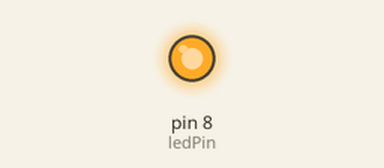
Simulated run of this sketch. Board: Arduino Uno, built with avr-gcc and run on an emulated ATmega328P. On the bench: output pins drawn as LEDs (lit = HIGH).

Above: at 2.5 s.
At 5.5 s:
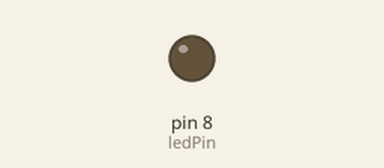
Timing chart, 0 to 7.8 s (numbered marks = the images above):
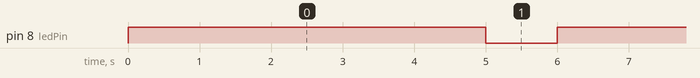

The sketch:

led_yakmak.ino
```cpp
// 13. pin Arduino üzerinde dahili LED'e bağlıdır.
// İsterseniz doğrudan 13 sayısını da yazabilirsiniz.
const int ledPin = 8;

void setup() {
  // 13. pinin çıkış (OUTPUT) olarak ayarlanması
  pinMode(ledPin, OUTPUT);
}

void loop() {
  digitalWrite(ledPin, HIGH);   // LED'i yak (5 Volt ver)
  delay(5000);                  // 1 saniye (1000 milisaniye) bekle
  digitalWrite(ledPin, LOW);    // LED'i söndür (0 Volt ver)
  delay(1000);                  // 1 saniye bekle
}
```

Measured:
- by itself, pin 8 (ledPin): alternates HIGH for 5.0 s and LOW for 1.0 s
